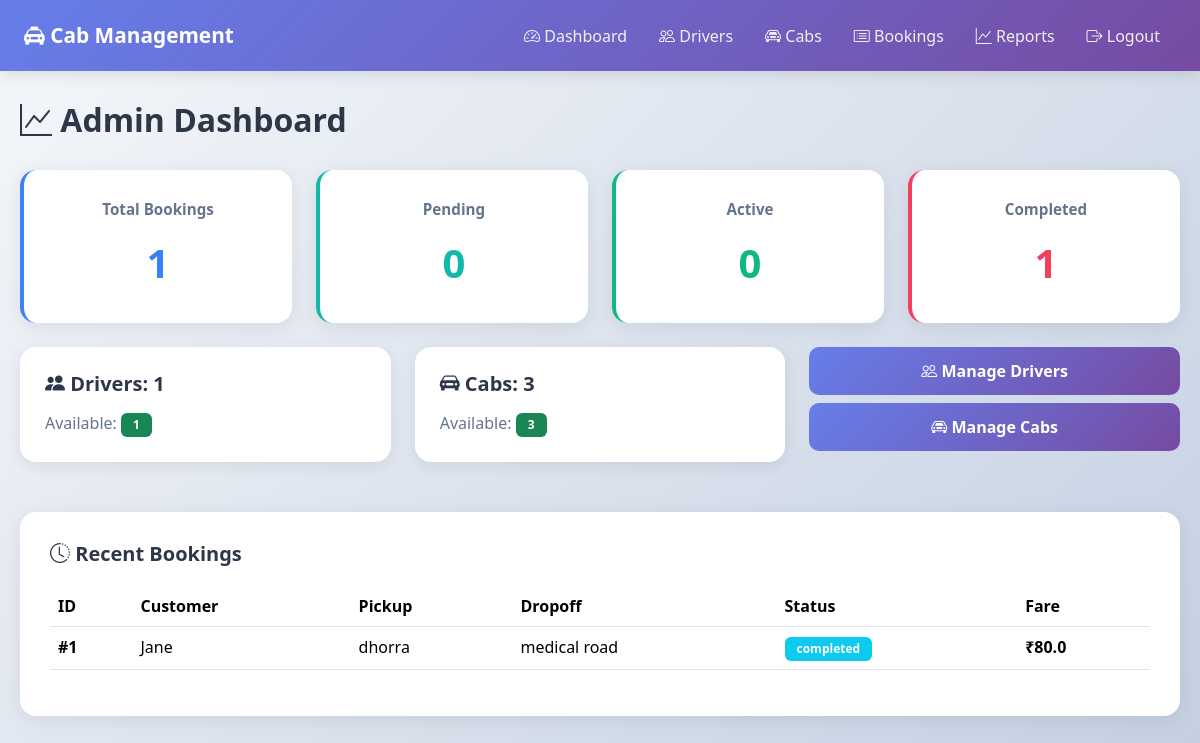
The page /admin/dashboard (signed in) on the database its author committed.
### app.py (models this page shows)
class Booking(db.Model):
    __tablename__ = 'bookings'
    id = db.Column(db.Integer, primary_key=True)
    customer_id = db.Column(db.Integer, db.ForeignKey('users.id'), nullable=False)
    driver_id = db.Column(db.Integer, db.ForeignKey('drivers.id'))
    cab_id = db.Column(db.Integer, db.ForeignKey('cabs.id'))
    pickup_address = db.Column(db.String(255), nullable=False)
    dropoff_address = db.Column(db.String(255), nullable=False)
    scheduled_time = db.Column(db.DateTime)
    status = db.Column(db.String(20), default='pending')
    distance_km = db.Column(db.Float, default=0.0)
    fare_estimate = db.Column(db.Float, default=0.0)
    fare_final = db.Column(db.Float)
    created_at = db.Column(db.DateTime, default=datetime.utcnow)
    completed_at = db.Column(db.DateTime)

class User(db.Model):
    __tablename__ = 'users'
    id = db.Column(db.Integer, primary_key=True)
    username = db.Column(db.String(150), unique=True, nullable=False)
    email = db.Column(db.String(255), unique=True, nullable=False)
    password = db.Column(db.String(200), nullable=False)
    first_name = db.Column(db.String(100))
    last_name = db.Column(db.String(100))
    phone = db.Column(db.String(20))
    role = db.Column(db.String(20), nullable=False)  # customer, driver, admin
    is_active = db.Column(db.Boolean, default=True)
    created_at = db.Column(db.DateTime, default=datetime.utcnow)
    bookings = db.relationship('Booking', foreign_keys='Booking.customer_id', backref='customer', lazy=True)
    driver_profile = db.relationship('Driver', backref='user', uselist=False)

### app.py (the view)
@app.route('/admin/dashboard')
@role_required('admin')
def admin_dashboard():
    total_bookings = Booking.query.count()
    pending = Booking.query.filter_by(status='pending').count()
    active = Booking.query.filter(Booking.status.in_(['assigned','en_route'])).count()
    completed = Booking.query.filter_by(status='completed').count()
    total_drivers = Driver.query.count()
    available_drivers = Driver.query.filter_by(status='available').count()
    total_cabs = Cab.query.count()
    available_cabs = Cab.query.filter_by(status='available').count()
    recent = Booking.query.order_by(Booking.created_at.desc()).limit(10).all()
    return render_template('admin/dashboard.html', total_bookings=total_bookings, pending=pending,
                         active=active, completed=completed, total_drivers=total_drivers,
                         available_drivers=available_drivers, total_cabs=total_cabs,
                         available_cabs=available_cabs, recent=recent)

### app.py (called while the page is built)
def role_required(*roles):
    def decorator(f):
        @wraps(f)
        def decorated_function(*args, **kwargs):
            if 'user_id' not in session:
                return redirect(url_for('login'))
            if session.get('role') not in roles:
                flash('Unauthorized access', 'danger')
                return redirect(url_for('dashboard'))
            return f(*args, **kwargs)
        return decorated_function
    return decorator

### templates/admin/dashboard.html (shortened to what this page needs)
<!DOCTYPE html>
<html lang="en">
<head>
  <link href="https://cdn.jsdelivr.net/npm/bootstrap@5.3.2/dist/css/bootstrap.min.css" rel="stylesheet">
  <link href="https://cdnjs.cloudflare.com/ajax/libs/bootstrap-icons/1.10.5/font/bootstrap-icons.min.css" rel="stylesheet">
</head>
<body>
  <nav class="navbar navbar-expand-lg navbar-custom">
    <div class="container-fluid px-4">
      <a class="navbar-brand" href="/admin/dashboard">
        <i class="bi bi-taxi-front-fill"></i> Cab Management
      </a>
      <div class="navbar-nav ms-auto">
        <a class="nav-link" href="/admin/dashboard"><i class="bi bi-speedometer2"></i> Dashboard</a>
        <a class="nav-link" href="/admin/manage-drivers"><i class="bi bi-people"></i> Drivers</a>
        <a class="nav-link" href="/admin/manage-cabs"><i class="bi bi-car-front"></i> Cabs</a>
        <a class="nav-link" href="/admin/manage-bookings"><i class="bi bi-card-list"></i> Bookings</a>
        <a class="nav-link" href="/admin/reports"><i class="bi bi-graph-up"></i> Reports</a>
        <a class="nav-link" href="/logout"><i class="bi bi-box-arrow-right"></i> Logout</a>
      </div>
    </div>
  </nav>
  <div class="dashboard-container">
    <h2><i class="bi bi-graph-up"></i> Admin Dashboard</h2>
    <div class="row g-4 mb-4">
      <div class="col-md-3">
        <div class="stat-card blue">
          <h5>Total Bookings</h5>
          <div class="number">{{ total_bookings }}</div>
        </div>
      </div>
      <div class="col-md-3">
        <div class="stat-card teal">
          <h5>Pending</h5>
          <div class="number">{{ pending }}</div>
        </div>
      </div>
      <div class="col-md-3">
        <div class="stat-card green">
          <h5>Active</h5>
          <div class="number">{{ active }}</div>
        </div>
      </div>
      <div class="col-md-3">
        <div class="stat-card rose">
          <h5>Completed</h5>
          <div class="number">{{ completed }}</div>
        </div>
      </div>
    </div>
    <div class="row g-4 mb-4">
      <div class="col-md-4">
        <div class="info-box">
          <h5><i class="bi bi-people-fill"></i> Drivers: {{ total_drivers }}</h5>
          <p>Available: <span class="badge bg-success">{{ available_drivers }}</span></p>
        </div>
      </div>
      <div class="col-md-4">
        <div class="info-box">
          <h5><i class="bi bi-car-front-fill"></i> Cabs: {{ total_cabs }}</h5>
          <p>Available: <span class="badge bg-success">{{ available_cabs }}</span></p>
        </div>
      </div>
      <div class="col-md-4">
        <div class="d-grid gap-2">
          <a href="/admin/manage-drivers" class="btn btn-manage">
            <i class="bi bi-people"></i> Manage Drivers
          </a>
          <a href="/admin/manage-cabs" class="btn btn-manage">
            <i class="bi bi-car-front"></i> Manage Cabs
          </a>
        </div>
      </div>
    </div>
    <div class="table-section">
      <h5><i class="bi bi-clock-history"></i> Recent Bookings</h5>
      <table class="table table-hover">
        <thead>
          <tr>
            <th>ID</th>
            <th>Customer</th>
            <th>Pickup</th>
            <th>Dropoff</th>
            <th>Status</th>
            <th>Fare</th>
          </tr>
        </thead>
        <tbody>
          {% for booking in recent %}
          <tr>
            <td><strong>#{{ booking.id }}</strong></td>
            <td>{{ booking.customer.first_name }}</td>
            <td>{{ booking.pickup_address }}</td>
            <td>{{ booking.dropoff_address }}</td>
            <td>
              {% if booking.status == 'assigned' %}
                <span class="badge bg-success">{{ booking.status }}</span>
              {% elif booking.status == 'pending' %}
                <span class="badge bg-warning text-dark">{{ booking.status }}</span>
              {% else %}
                <span class="badge bg-info">{{ booking.status }}</span>
              {% endif %}
            </td>
            <td><strong>₹{{ booking.fare_estimate }}</strong></td>
          </tr>
          {% else %}
          <tr><td colspan="6" class="text-center text-muted">No recent bookings</td></tr>
          {% endfor %}
        </tbody>
      </table>
    </div>
  </div>
</body>
</html>

### templates/admin/dashboard.html (style rules this page uses)
body { background: linear-gradient(135deg, #f5f7fa 0%, #c3cfe2 100%); font-family: 'Segoe UI', sans-serif; min-height: 100vh; }
.navbar-custom { background: linear-gradient(135deg, #667eea 0%, #764ba2 100%); padding: 15px 0; box-shadow: 0 4px 15px rgba(0,0,0,0.1); }
.navbar-brand { color: white !important; font-weight: 700; font-size: 1.3rem; }
.nav-link { color: rgba(255,255,255,0.9) !important; margin: 0 8px; font-weight: 500; transition: all 0.3s; }
.dashboard-container { max-width: 1400px; margin: 30px auto; padding: 0 20px; }
h2 { color: #2d3748; font-weight: 700; margin-bottom: 30px; }
.stat-card { background: white; border-radius: 16px; padding: 30px 25px; text-align: center; box-shadow: 0 4px 20px rgba(0,0,0,0.08); transition: all 0.3s; border-left: 4px solid #667eea; }
.stat-card h5 { color: #64748b; font-size: 0.95rem; margin-bottom: 15px; font-weight: 600; }
.stat-card .number { font-size: 2.5rem; font-weight: 700; color: #667eea; }
.stat-card.blue { border-left-color: #3b82f6; }
.stat-card.blue .number { color: #3b82f6; }
.stat-card.teal { border-left-color: #14b8a6; }
.stat-card.teal .number { color: #14b8a6; }
.stat-card.green { border-left-color: #10b981; }
.stat-card.green .number { color: #10b981; }
.stat-card.rose { border-left-color: #f43f5e; }
.stat-card.rose .number { color: #f43f5e; }
.info-box { background: white; border-radius: 16px; padding: 25px; margin-bottom: 20px; box-shadow: 0 4px 15px rgba(0,0,0,0.08); }
.info-box h5 { color: #2d3748; font-weight: 600; margin-bottom: 15px; }
.info-box p { color: #64748b; margin: 0; }
.btn-manage { background: linear-gradient(135deg, #667eea 0%, #764ba2 100%); color: white; border: none; padding: 12px 24px; border-radius: 10px; font-weight: 600; transition: all 0.3s; }
.table-section { background: white; border-radius: 16px; padding: 30px; margin-top: 30px; box-shadow: 0 4px 20px rgba(0,0,0,0.08); }
.table-section h5 { color: #2d3748; font-weight: 700; margin-bottom: 20px; }
.table { color: #2d3748; }
.table thead { background: linear-gradient(135deg, #f8fafc 0%, #e2e8f0 100%); color: #475569; }
.table tbody tr { transition: all 0.2s; }
.badge { padding: 6px 12px; border-radius: 6px; font-weight: 600; }

### rows shown on the page
Booking: id "1", customer.first_name "Jane", pickup_address "dhorra", dropoff_address "medical road", status "completed", fare_estimate "80.0"

### other values the page prints
{{ total_bookings }} "1"
{{ pending }} "0"
{{ active }} "0"
{{ completed }} "1"
{{ total_drivers }} "1"
{{ available_drivers }} "1"
{{ total_cabs }} "3"
{{ available_cabs }} "3"
